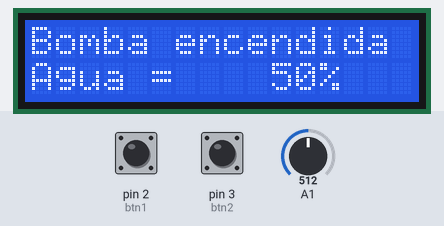
A sketch run on a simulated Arduino Uno, built with avr-gcc and run on an emulated ATmega328P. On the bench: 16×2 character LCD. The test bench sets the inputs (shaded band); at power-on: A1 = 512, pin 2 (btn1) LOW, pin 3 (btn2) LOW.

Above: at 1.2 s.
1.3 s: A1 set to 648
At 1.9 s:
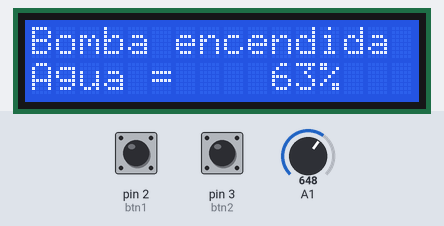
4.3 s: A1 set to 674
At 5.8 s:
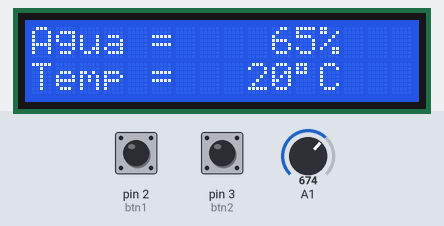
7.3 s: A1 set to 919
At 8.6 s:
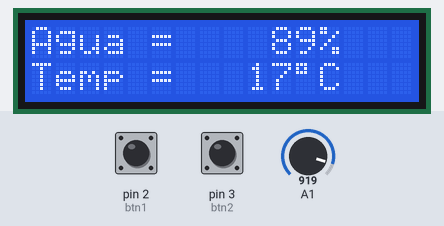
9.5 s: A1 set to 943
At 10.8 s:
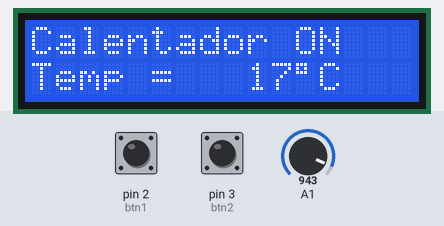
12.5 s: A1 set to 511
At 13.5 s:
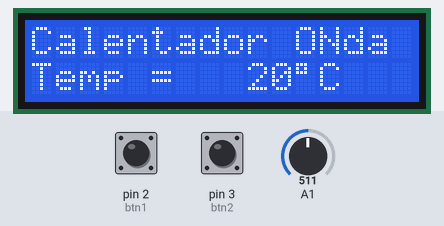
15.5 s: A1 set to 1023
At 17.9 s:
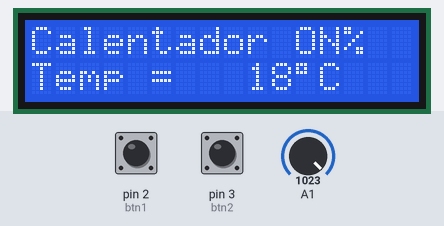
Timing chart, 0 to 19.4 s (numbered marks = the images above; inputs shaded):
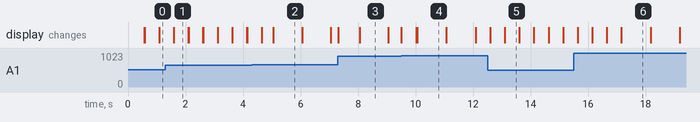

The sketch:

7.2.ino
```cpp
/*
Diseñar 2 aplicaciones a elección del alumno, con la placa Arduino, el display LCD y el
circuito.
Controlador de nivel de agua en tanque
*/

#include <LiquidCrystal.h>

const int rs = 8, en = 7, d4 = 10, d5 = 11, d6 = 12, d7 = 13;
LiquidCrystal lcd (rs, en, d4, d5, d6, d7);

int btn1 = 2, btn2 = 3;

int Temp = 25, TempIni = 0;
int Agua = 0;
int Nivel = 0, NivelAnt = 0;

bool Flag;
bool FlagN;
bool FlagC;

long TimeCounter = 0;
long int Timer = 0;
long int Contador = 0;
long int TiempoActual = 0;

const int TimeThreshold = 150;

void setup() {
  pinMode(btn1, INPUT);
  pinMode(btn2, INPUT);
  attachInterrupt(digitalPinToInterrupt(2) , SetMode , RISING);
  attachInterrupt(digitalPinToInterrupt(3) , InMode , RISING);

  lcd.begin(16, 2);

  Serial.begin(9600);

  TempIni = Temp;

  cli();
  TCCR1A = 0;
  TCCR1B = 0;
  OCR1A = 15624;
  TCCR1B |= (1 << WGM12);
  TCCR1B |= (1 << CS10);
  TCCR1B |= (1 << CS12);
  TIMSK1 = (1 << OCIE1A);
  sei();
}

void loop() {
  NivelAgua();
  Temperatura();
  Parpadeo();
}

ISR(TIMER1_COMPA_vect) {
  Timer++;
  if (FlagN) {
    Temp--;
  }
  if (FlagN == 0 && Temp != TempIni) {
    FlagC = 1;
    Temp++;
  }
  if (Flag) {
    Contador++;
    if (Contador > 10) Flag = 0;
  }
}

void NivelAgua() {
  Nivel = map(analogRead(A1), 0, 1023, 0, 100);

  if (Nivel < 10) {
    lcd.setCursor(0, 0);
    lcd.print("Agua =    0" + (String)(Nivel) + "%  ");
  }
  lcd.setCursor(0, 0);
  lcd.print("Agua =    " + (String)(Nivel) + "%  ");

  if (Nivel < 65) {
    lcd.setCursor(0, 0);
    lcd.print("Bomba encendida");
    lcd.setCursor(0, 1);
    lcd.print("Agua =    " + (String)(Nivel) + "%  ");
    delay(500);
    FlagN = 1;
  }
  if (Nivel > 90 && FlagN) {
    lcd.setCursor(0, 0);
    lcd.print("Bomba apagada  ");
    delay(500);
    FlagN = 0;
  }
}

void Temperatura() {
  if (Nivel < 10) {
    lcd.setCursor(0, 1);
    lcd.print("Temp =   0" + (String)(Nivel) + (char)(223) + "C ");
  }
  lcd.setCursor(0, 1);
  lcd.print("Temp =   " + (String)(Temp) + (char)(223) + "C ");

  if (Temp != TempIni && FlagC) {
    lcd.setCursor(0, 0);
    lcd.print("Calentador ON");
    lcd.setCursor(0, 1);
    lcd.print("Temp =   " + (String)(Temp) + (char)(223) + "C ");
    delay(500);
  }
  if (Temp == TempIni && FlagC) {
    lcd.setCursor(0, 0);
    lcd.print("Calentador OFF");
    delay(500);
    FlagC = 0;
  }
}

void SetMode() {
  if (millis() - TimeCounter > TimeThreshold) {
    if (Flag) {
      Contador = 0;
      Temp++;
      TempIni = Temp;
    }
    TimeCounter = millis();
    if (millis() - TiempoActual < 300) {
      Flag = !Flag;
      Temp = Temp - 2;
    }
    TiempoActual = millis();
  }
}

void InMode() {
  if (Flag) {
    if (millis() - TimeCounter > TimeThreshold) {
      Contador = 0;
      Temp--;
      TempIni = Temp;
      TimeCounter = millis();
    }
  }
}

void Parpadeo() {
  if (Flag) {
    if (Timer % 2 == 0) {
      lcd.setCursor(9, 1);
      lcd.print("  ");
      delay(500);
    }
  }
}
```

Measured:
- the behaviour switches between 664 and 665 on A1 (found by bisection; images 1 and 2)
- the behaviour switches between 930 and 931 on A1 (found by bisection; images 3 and 4)
- after the input at 4.3 s, the display: first differs from a run without the input after 0.35 s (image 2 shows a later state)
- after the input at 9.5 s, the display: first changes at once (image 4 shows a later state)
- after the input at 12.5 s, the display: first changes after 0.10 s (image 5 shows a later state)
- after the input at 15.5 s, the display: first changes after 0.13 s (image 6 shows a later state)
- what the display in image 1 shows lasts 0.5 s, from 1.6 s to 2.1 s
